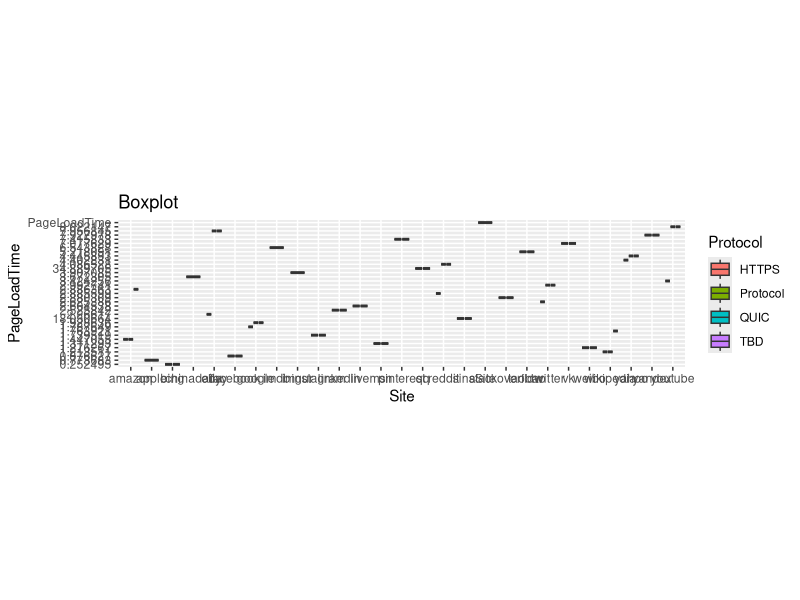

Write the R code that produced this figure.
library("ggplot2")

bp <- function() {
	data <- read.table("../statistics.csv", sep=",", header=TRUE)
	
	ggplot(data, aes(x = Site, y = PageLoadTime, fill=Protocol)) + geom_boxplot() + ggtitle("Boxplot") + coord_fixed(ratio=0.2)
	ggsave("plot.pdf")	
}

bp()
